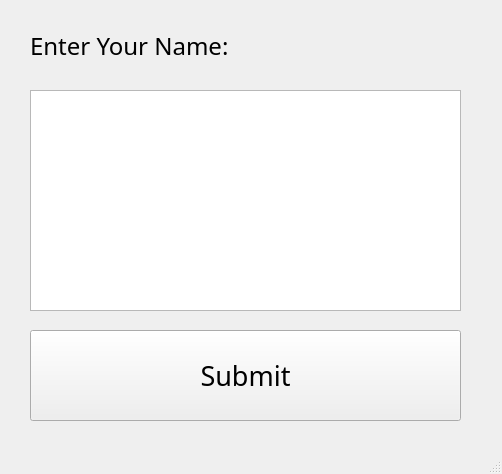
<?xml version="1.0" encoding="UTF-8"?>
<ui version="4.0">
 <class>MainWindow</class>
 <widget class="QMainWindow" name="MainWindow">
  <property name="geometry">
   <rect>
    <x>0</x>
    <y>0</y>
    <width>502</width>
    <height>474</height>
   </rect>
  </property>
  <property name="windowTitle">
   <string>MainWindow</string>
  </property>
  <widget class="QWidget" name="centralwidget">
   <widget class="QPushButton" name="pushButton">
    <property name="geometry">
     <rect>
      <x>30</x>
      <y>330</y>
      <width>431</width>
      <height>91</height>
     </rect>
    </property>
    <property name="font">
     <font>
      <family>Agency FB</family>
      <pointsize>20</pointsize>
     </font>
    </property>
    <property name="text">
     <string>Submit</string>
    </property>
   </widget>
   <widget class="QTextEdit" name="textEdit">
    <property name="geometry">
     <rect>
      <x>30</x>
      <y>90</y>
      <width>431</width>
      <height>221</height>
     </rect>
    </property>
    <property name="font">
     <font>
      <family>Agency FB</family>
      <pointsize>18</pointsize>
     </font>
    </property>
    <property name="markdown">
     <string/>
    </property>
   </widget>
   <widget class="QLabel" name="label">
    <property name="geometry">
     <rect>
      <x>30</x>
      <y>20</y>
      <width>431</width>
      <height>51</height>
     </rect>
    </property>
    <property name="font">
     <font>
      <family>Agency FB</family>
      <pointsize>18</pointsize>
     </font>
    </property>
    <property name="text">
     <string>Enter Your Name:</string>
    </property>
   </widget>
  </widget>
  <widget class="QMenuBar" name="menubar">
   <property name="geometry">
    <rect>
     <x>0</x>
     <y>0</y>
     <width>502</width>
     <height>26</height>
    </rect>
   </property>
  </widget>
  <widget class="QStatusBar" name="statusbar"/>
 </widget>
 <resources/>
 <connections/>
</ui>
